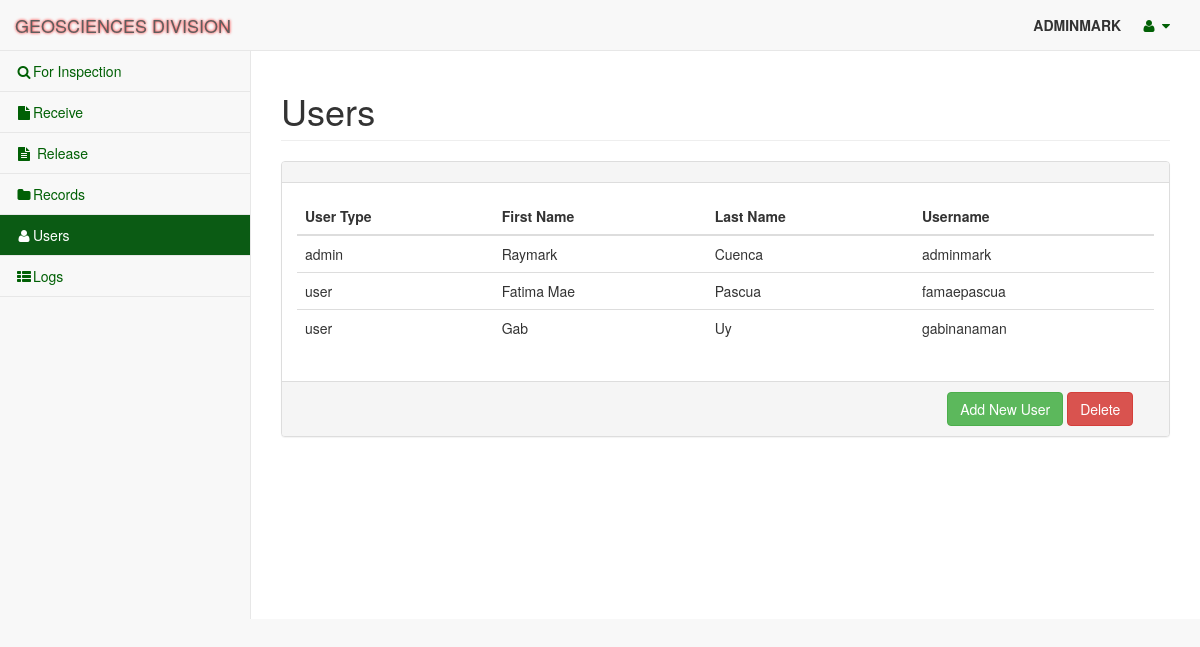
The page /admin/users.php (signed in) on the database its author committed.
### tables this page shows
CREATE TABLE IF NOT EXISTS `users` (
  `userID` int(10) NOT NULL AUTO_INCREMENT,
  `username` varchar(45) NOT NULL,
  `password` varchar(45) NOT NULL,
  `firstName` varchar(45) NOT NULL,
  `lastName` varchar(45) NOT NULL,
  `userType` enum('admin','user') NOT NULL,
  PRIMARY KEY (`userID`)
);

### admin/users.php (the view, shortened to what this page needs)
<!DOCTYPE html>
<html lang="en">
<head>
    <link href="vendor/bootstrap/css/bootstrap.min.css" rel="stylesheet">
    <link href="vendor/metisMenu/metisMenu.min.css" rel="stylesheet">
    <link href="dist/css/sb-admin-2.css" rel="stylesheet">
    <link href="vendor/morrisjs/morris.css" rel="stylesheet">
    <link href="vendor/font-awesome/css/font-awesome.min.css" rel="stylesheet" type="text/css">
</head>
<body>
    <div id="wrapper">
        <nav class="navbar navbar-default navbar-static-top" role="navigation" style="margin-bottom: 0">
            <div class="navbar-header">
                <a class="navbar-brand" href="homepage.php" style="text-shadow: 0 0 3px #FF0000;">GEOSCIENCES DIVISION</a>
            </div>
            <ul class="nav navbar-top-links navbar-right">
                <li><p><b>
                            <?php
                            echo strtoupper($_SESSION['currentUser']);
                            ?>
                        </b></p>
                </li>
                <li class="dropdown">
                    <a class="dropdown-toggle" data-toggle="dropdown" href="#">
                        <i class="fa fa-user fa-fw"></i> <i class="fa fa-caret-down"></i>
                    </a>
                </li>
            </ul>
            <div class="navbar-default sidebar" role="navigation">
                <div class="sidebar-nav navbar-collapse">
                    <ul class="nav" id="side-menu">
                        <li>
                            <a href="homepage.php"><i class="fa fa-search fa-fw"></i>For Inspection</a>
                        </li>
                        <li>
                            <a href="unclaim.php"><i class="fa fa-file fa-fw"></i>Receive</a>
                        </li>
                        <li>
                            <a href="release.php"><i class="fa fa-file-text fa-fw"></i> Release</a>
                        </li>
                        <li>
                            <a href="records.php"><i class="fa fa-folder fa-fw"></i>Records</a>
                        </li>
                        <li>
                            <a href="users.php"><i class="fa fa-user fa-fw"></i>Users</a>
                        </li>
                        <li>
                            <a href="logs.php"><i class="fa fa-th-list fa-fw"></i>Logs</a>
                        </li>
                    </ul>
                </div>
            </div>
        </nav>
        <div id="page-wrapper">
            <div class="row">
                <div class="col-lg-12">
                    <h1 class="page-header">Users</h1>
                </div>
            </div>
            <div class="row">
                <div class="col-lg-12">
                    <div class="panel panel-default">
                        <div class="panel-heading">
                        </div>
                        <div class="panel-body">
                            <div class="table-responsive">
                                <table class="table table-hover">
                                    <thead>
                                        <tr>
                                            <th>User Type</th>
                                            <th>First Name</th>
                                            <th>Last Name</th>
                                            <th>Username</th>
                                        </tr>
                                    </thead>
                                    <tbody>
                                        <?php
                                        require 'config.php';
                                        $sql = "SELECT * FROM users";
                                        $result = $db->query($sql);
                                        if ($result) {
                                        while ($row = $result->fetch_assoc()) {
                                        echo "<tr>";
                                        echo "<td>" . $row['userType'] . "</td>";
                                        echo "<td>" . $row['firstName'] . "</td>";
                                        echo "<td>" . $row['lastName'] . "</td>";
                                        echo "<td>" . $row['username'] . "</td>";
                                        echo "</tr>";
                                }
                            }
                            ?>
                                    </tbody>
                                </table>
                            </div>
                        </div>
                        <div class="panel-footer">
                            <div class="row">
                                <div class="col-lg-9"></div>
                                <button type="button" class="btn btn-success" data-toggle="modal" data-target="#addUser">Add New User</button>
                                <button type="button" class="btn btn-danger">Delete</button>
                            </div>
                        </div>
                    </div>
                </div>
            </div>
    </div>
</div>
</body>
</html>

### rows shown on the page
users: userType "admin", firstName "Raymark", lastName "Cuenca", username "adminmark"
users: userType "user", firstName "Fatima Mae", lastName "Pascua", username "famaepascua"
users: userType "user", firstName "Gab", lastName "Uy", username "gabinanaman"

### other values the page prints
$_SESSION['currentUser'] "ADMINMARK"
